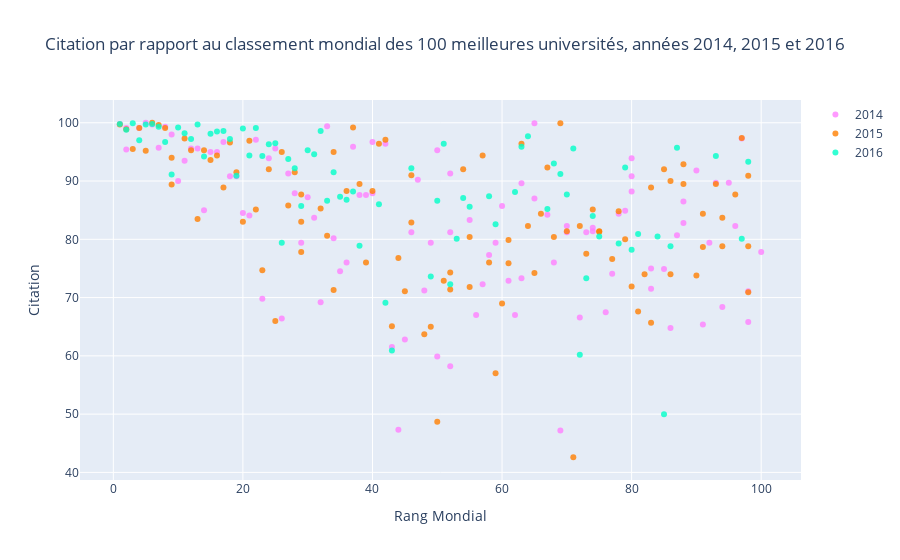

Notebook code cell kept with this figure:
### Markdown cell above
<a id="3"></a> <br>
<font color='purple'>
## 3. Scatter

<font color='black'>
Exemple de dispersion: Citation par rapport au classement mondial des 100 meilleures universités, années 2014, 2015 et 2016

 * Importe les objets graph via "go" 
 * Création de traces 
     * x : axe x 
     * y : axe y 
     * mode: type de tracé comme marqueur, ligne ou ligne + marqueurs 
     * name : nom des plots 
     * marker : marker est utilisé comme un dictionnaire. 
         * color : couleur des lignes. Il faut du RVB (rouge, vert, bleu) et l'opacité (alpha) 
     * text : Le texte du survol (le survol est un curseur) 
 * data : est une liste à laquelle nous ajoutons des traces 
 * layout : c'est un dictionnaire. 
     * title : titre de la mise en page 
     * x axis : c'est le dictionnaire 
         * title : étiquette de l'axe des x 
         * ticklen : longueur des marques de l'axe x 
         * zeroline : montrant zéro ligne ou non
     * y axis : C'est un dictionnaire et le même pour chacun des axes x
 * fig : il comprend les données et la mise en page 
 * iplot() : trace la figure (fig) créée par les données et la disposition

### Code cell
# Préparation des trames de données (data frame)
df2014 = timesData[timesData.year == 2014].iloc[:100,:]
df2015 = timesData[timesData.year == 2015].iloc[:100,:]
df2016 = timesData[timesData.year == 2016].iloc[:100,:]
# import graph objects as "go"
import plotly.graph_objs as go

# Création de la trace 1 _ 2014
trace1 =go.Scatter(
                    x = df2014.world_rank,
                    y = df2014.citations,
                    mode = "markers",
                    name = "2014",
                    marker = dict(color = 'rgba(255, 128, 255, 0.8)'),
                    text = df2014.university_name)
# Création de la trace 2 _ 2015
trace2 =go.Scatter(
                    x = df2015.world_rank,
                    y = df2015.citations,
                    mode = "markers",
                    name = "2015",
                    marker = dict(color = 'rgba(255, 128, 2, 0.8)'), #a dans rgba représente le filtre d'opacité
                    text = df2015.university_name)
# Création de la trace 3 _ 2016
trace3 =go.Scatter(
                    x = df2016.world_rank,
                    y = df2016.citations,
                    mode = "markers",
                    name = "2016",
                    marker = dict(color = 'rgba(0, 255, 200, 0.8)'),
                    text = df2016.university_name)
data = [trace1, trace2, trace3]
layout = dict(title = 'Citation par rapport au classement mondial des 100 meilleures universités, années 2014, 2015 et 2016',
              xaxis = dict(title = 'Rang Mondial',ticklen = 5,zeroline = False),
              yaxis = dict(title = 'Citation',ticklen= 5,zeroline = False)
             )
fig = dict(data = data, layout = layout)
iplot(fig)

### Figure 1 — Plotly figure (JSON) as saved in the notebook; plotly's stock layout.template omitted (floating-point values rounded to 4 significant figures)
{"data": [{"marker": {"color": "rgba(255, 128, 255, 0.8)"}, "mode": "markers", "name": "2014", "text": ["California Institute of Technology", "Harvard University", "University of Oxford", "Stanford University", "Massachusetts Institute of Technology", "Princeton University", "University of Cambridge", "University of California, Berkeley", "University of Chicago", "Imperial College London", "Yale University", "University of California, Los Angeles", "Columbia University", "ETH Zurich – Swiss Federal Institute of Technology Zurich", "Johns Hopkins University", "University of Pennsylvania", "Duke University", "University of Michigan", "Cornell University", "University of Toronto", "University College London", "Northwestern University", "University of Tokyo", "Carnegie Mellon University", "University of Washington", "National University of Singapore", "University of Texas at Austin", "Georgia Institute of Technology", "University of Illinois at Urbana-Champaign", "University of Wisconsin-Madison", "University of British Columbia", "London School of Economics and Political Science", "University of California, Santa Barbara", "University of Melbourne", "McGill University", "Karolinska Institute", "École Polytechnique Fédérale de Lausanne", "King’s College London", "University of Edinburgh", "New York University", "University of California, San Diego", "Washington University in St Louis", "University of Hong Kong", "Seoul National University", "Peking University", "University of Minnesota", "University of North Carolina at Chapel Hill", "Australian National University", "Pennsylvania State University", "Boston University", "Tsinghua University", "Brown University", "Kyoto University", "University of California, Davis", "LMU Munich", "Korea Advanced Institute of Science and Technology (KAIST)", "Hong Kong University of Science and Technology", "University of Manchester", "Ohio State University", "Pohang University of Science and Technology", "KU Leuven", "Purdue University", "The University of Queensland", "University of Göttingen", "Rice University", "École Normale Supérieure", "Leiden University", "Heidelberg University", "Delft University of Technology", "University of Southern California", "École Polytechnique", "University of Sydney", "Erasmus University Rotterdam", "University of Basel", "Utrecht University", "Nanyang Technological University", "Wageningen University and Research Center", "University of Pittsburgh", "University of Bristol", "Durham University", "Emory University", "Tufts University", "Michigan State University", "University of Amsterdam", "Ghent University", "Free University of Berlin", "Technical University of Munich", "Case Western Reserve University", "Vanderbilt University", "University of Notre Dame", "Monash University", "McMaster University", "University of California, Irvine", "Humboldt University of Berlin", "University of Rochester", "Pierre and Marie Curie University", "University of Colorado Boulder", "Maastricht University", "University of Groningen", "University of Helsinki"], "type": "scatter", "x": ["1", "2", "2", "4", "5", "6", "7", "8", "9", "10", "11", "12", "13", "14", "15", "16", "17", "18", "19", "20", "21", "22", "23", "24", "25", "26", "27", "28", "29", "30", "31", "32", "33", "34", "35", "36", "37", "38", "39", "40", "40", "42", "43", "44", "45", "46", "47", "48", "49", "50", "50", "52", "52", "52", "55", "56", "57", "58", "59", "60", "61", "62", "63", "63", "65", "65", "67", "68", "69", "70", "70", "72", "73", "74", "74", "76", "77", "78", "79", "80", "80", "80", "83", "83", "85", "86", "87", "88", "88", "90", "91", "92", "93", "94", "95", "96", "97", "98", "98", "100"], "y": [99.8, 99.1, 95.4, 99.1, 100, 99.7, 95.7, 99.3, 98, 90, 93.5, 95.6, 95.6, 85, 95, 95, 96.7, 90.8, 90.8, 84.5, 84.1, 97.1, 69.8, 93.9, 95.6, 66.4, 91.3, 87.9, 79.4, 87.2, 83.7, 69.2, 99.4, 80.2, 74.5, 76, 95.9, 87.6, 87.6, 87.9, 96.7, 96.4, 61.5, 47.3, 62.8, 81.2, 90.2, 71.2, 79.4, 95.3, 59.9, 91.3, 58.2, 81.2, 83.3, 67, 72.3, 77.3, 79.4, 85.7, 72.9, 67, 73.3, 89.6, 99.9, 87, 84.2, 76, 47.2, 81.2, 82.3, 66.6, 81.2, 81.4, 82, 67.5, 74.1, 84.4, 84.9, 88.2, 90.8, 93.9, 71.5, 75, 74.9, 64.8, 80.7, 82.8, 86.5, 91.8, 65.4, 79.4, 89.7, 68.4, 89.7, 82.3, 97.3, 65.8, 71.1, 77.8]}, {"marker": {"color": "rgba(255, 128, 2, 0.8)"}, "mode": "markers", "name": "2015", "text": ["California Institute of Technology", "Harvard University", "University of Oxford", "Stanford University", "University of Cambridge", "Massachusetts Institute of Technology", "Princeton University", "University of California, Berkeley", "Imperial College London", "Yale University", "University of Chicago", "University of California, Los Angeles", "ETH Zurich – Swiss Federal Institute of Technology Zurich", "Columbia University", "Johns Hopkins University", "University of Pennsylvania", "University of Michigan", "Duke University", "Cornell University", "University of Toronto", "Northwestern University", "University College London", "University of Tokyo", "Carnegie Mellon University", "National University of Singapore", "University of Washington", "Georgia Institute of Technology", "University of Texas at Austin", "LMU Munich", "University of Illinois at Urbana-Champaign", "University of Wisconsin-Madison", "University of British Columbia", "University of Melbourne", "London School of Economics and Political Science", "École Polytechnique Fédérale de Lausanne", "University of Edinburgh", "University of California, Santa Barbara", "New York University", "McGill University", "King’s College London", "University of California, San Diego", "Washington University in St Louis", "University of Hong Kong", "Karolinska Institute", "Australian National University", "University of Minnesota", "University of North Carolina at Chapel Hill", "Peking University", "Tsinghua University", "Seoul National University", "Hong Kong University of Science and Technology", "Korea Advanced Institute of Science and Technology (KAIST)", "University of Manchester", "Brown University", "KU Leuven", "University of California, Davis", "Boston University", "Pennsylvania State University", "Kyoto University", "University of Sydney", "Nanyang Technological University", "École Polytechnique", "Scuola Normale Superiore di Pisa", "Leiden University", "The University of Queensland", "Pohang University of Science and Technology", "University of Göttingen", "Ohio State University", "Rice University", "Heidelberg University", "Delft University of Technology", "Erasmus University Rotterdam", "Wageningen University and Research Center", "University of Bristol", "University of Basel", "University of Southern California", "University of Amsterdam", "École Normale Supérieure", "Utrecht University", "Humboldt University of Berlin", "Free University of Berlin", "Michigan State University", "Durham University", "Monash University", "Middle East Technical University", "University of Arizona", "University of Notre Dame", "Tufts University", "University of California, Irvine", "Ghent University", "University of Massachusetts", "University of Pittsburgh", "Emory University", "McMaster University", "University of Glasgow", "Vanderbilt University", "University of Colorado Boulder", "Stockholm University", "Technical University of Munich", "Uppsala University"], "type": "scatter", "x": ["1", "2", "3", "4", "5", "6", "7", "8", "9", "9", "11", "12", "13", "14", "15", "16", "17", "18", "19", "20", "21", "22", "23", "24", "25", "26", "27", "28", "29", "29", "29", "32", "33", "34", "34", "36", "37", "38", "39", "40", "41", "42", "43", "44", "45", "46", "46", "48", "49", "50", "51", "52", "52", "54", "55", "55", "57", "58", "59", "60", "61", "61", "63", "64", "65", "66", "67", "68", "69", "70", "71", "72", "73", "74", "75", "75", "77", "78", "79", "80", "81", "82", "83", "83", "85", "86", "86", "88", "88", "90", "91", "91", "93", "94", "94", "96", "97", "98", "98", "98"], "y": [99.7, 98.9, 95.5, 99.1, 95.2, 100, 99.6, 99.1, 89.4, 94, 97.3, 95.3, 83.5, 95.3, 93.6, 94.4, 88.9, 96.6, 91.5, 83, 96.9, 85.1, 74.7, 92, 66, 95, 85.8, 91.5, 83, 77.8, 87.7, 85.3, 80.6, 71.3, 95, 88.3, 99.2, 89.5, 76, 88.3, 96.4, 97.1, 65.1, 76.8, 71.1, 82.9, 91, 63.7, 65, 48.7, 72.9, 71.4, 74.3, 92, 71.8, 80.4, 94.4, 76, 57, 69, 75.9, 79.9, 96.4, 82.3, 74.2, 84.4, 92.3, 80.4, 99.9, 81.4, 42.6, 82.3, 77.5, 85.1, 81.4, 81.3, 76.6, 84.8, 80, 71.9, 67.6, 74, 88.9, 65.7, 92, 74, 90, 92.9, 89.5, 73.8, 78.7, 84.4, 89.5, 78.8, 83.7, 87.7, 97.4, 90.9, 78.8, 70.9]}, {"marker": {"color": "rgba(0, 255, 200, 0.8)"}, "mode": "markers", "name": "2016", "text": ["California Institute of Technology", "University of Oxford", "Stanford University", "University of Cambridge", "Massachusetts Institute of Technology", "Harvard University", "Princeton University", "Imperial College London", "ETH Zurich – Swiss Federal Institute of Technology Zurich", "University of Chicago", "Johns Hopkins University", "Yale University", "University of California, Berkeley", "University College London", "Columbia University", "University of California, Los Angeles", "University of Pennsylvania", "Cornell University", "University of Toronto", "Duke University", "University of Michigan", "Carnegie Mellon University", "London School of Economics and Political Science", "University of Edinburgh", "Northwestern University", "National University of Singapore", "King’s College London", "Karolinska Institute", "LMU Munich", "New York University", "École Polytechnique Fédérale de Lausanne", "University of Washington", "University of Melbourne", "University of British Columbia", "KU Leuven", "University of Illinois at Urbana-Champaign", "Heidelberg University", "McGill University", "University of California, San Diego", "University of California, Santa Barbara", "Georgia Institute of Technology", "Peking University", "University of Tokyo", "University of California, Davis", "University of Hong Kong", "University of Texas at Austin", "Tsinghua University", "Wageningen University and Research Center", "Humboldt University of Berlin", "University of Wisconsin-Madison", "Brown University", "Australian National University", "Technical University of Munich", "École Normale Supérieure", "Nanyang Technological University", "University of Manchester", "University of Sydney", "University of Amsterdam", "Hong Kong University of Science and Technology", "The University of Queensland", "Washington University in St Louis", "Utrecht University", "University of North Carolina at Chapel Hill", "Boston University", "Delft University of Technology", "University of Minnesota", "Leiden University", "University of Southern California", "University of Bristol", "Durham University", "Erasmus University Rotterdam", "Free University of Berlin", "Monash University", "University of Groningen", "Pennsylvania State University", "University of Glasgow", "University of Helsinki", "University of Tübingen", "University of Pittsburgh", "University of Warwick", "Uppsala University", "University of Copenhagen", "University of New South Wales", "University of Freiburg", "Seoul National University", "University of St Andrews", "Vanderbilt University", "Kyoto University", "Maastricht University", "Emory University", "Lund University", "Ohio State University", "University of Exeter", "University of Bonn", "Georgetown University", "McMaster University", "University of Sheffield", "Queen Mary University of London", "University of Göttingen", "Michigan State University"], "type": "scatter", "x": ["1", "2", "3", "4", "5", "6", "7", "8", "9", "10", "11", "12", "13", "14", "15", "16", "17", "18", "19", "20", "21", "22", "23", "24", "25", "26", "27", "28", "29", "30", "31", "32", "33", "34", "35", "36", "37", "38", "=39", "=39", "41", "42", "43", "=44", "=44", "46", "=47", "=47", "49", "50", "51", "52", "53", "54", "55", "=56", "=56", "58", "59", "=60", "=60", "62", "63", "64", "=65", "=65", "67", "68", "69", "70", "71", "72", "73", "74", "75", "=76", "=76", "78", "79", "80", "81", "=82", "=82", "84", "85", "86", "87", "=88", "=88", "=90", "=90", "=90", "93", "=94", "=94", "=94", "97", "98", "=99", "=99"], "y": [99.8, 98.8, 99.9, 97, 99.7, 99.8, 99.3, 96.7, 91.1, 99.2, 98.2, 97.2, 99.7, 94.2, 98.1, 98.5, 98.6, 97.2, 90.9, 99, 94.4, 99.1, 94.3, 96.3, 96.5, 79.4, 93.8, 92.2, 85.7, 95.3, 94.6, 98.6, 86.6, 91.5, 87.3, 86.8, 88.2, 78.9, 98.7, 99.2, 86, 69.1, 60.9, 84.3, 70.1, 92.2, 58.8, 87.8, 73.6, 86.6, 96.4, 72.3, 80.1, 87.1, 85.6, 77.3, 77.5, 87.4, 82.6, 82.4, 99.2, 88.1, 95.9, 97.7, 61.5, 88, 85.2, 93, 91.2, 87.7, 95.6, 60.2, 73.3, 84, 80.5, 92.3, 82.1, 79.3, 92.3, 78.2, 80.9, 86.2, 82.1, 80.5, 50, 78.8, 95.7, 46.6, 82.7, 96.7, 81.3, 83.2, 94.3, 85.3, 82.5, 84.9, 80.1, 93.3, 72.7, 76.8]}], "layout": {"title": {"text": "Citation par rapport au classement mondial des 100 meilleures universités, années 2014, 2015 et 2016"}, "xaxis": {"ticklen": 5, "title": {"text": "Rang Mondial"}, "zeroline": false}, "yaxis": {"ticklen": 5, "title": {"text": "Citation"}, "zeroline": false}}}
